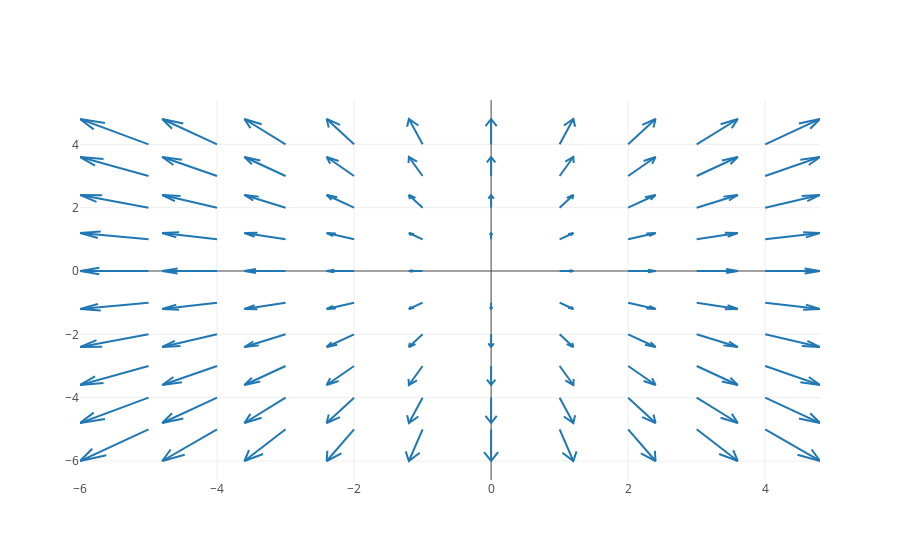

The notebook cell saved with this chart:
### Markdown cell above
### What is the gradient?

Note that the gradient is outputs a vector, which we can visualize.

### Code cell
mv.plot_gradient(f)

### Figure 1 — Plotly figure (JSON) as saved in the notebook; plotly's stock layout.template omitted (floating-point values rounded to 4 significant figures; data arrays with more than 128 entries replaced by an {"elided": "..."} marker saying what was removed)
{"data": [{"mode": "lines", "type": "scatter", "uid": "16fff032-0643-11ea-9cc1-003ee1c643c9", "x": {"elided": "700 float values"}, "y": {"elided": "700 float values"}}], "layout": {"hovermode": "closest"}}
